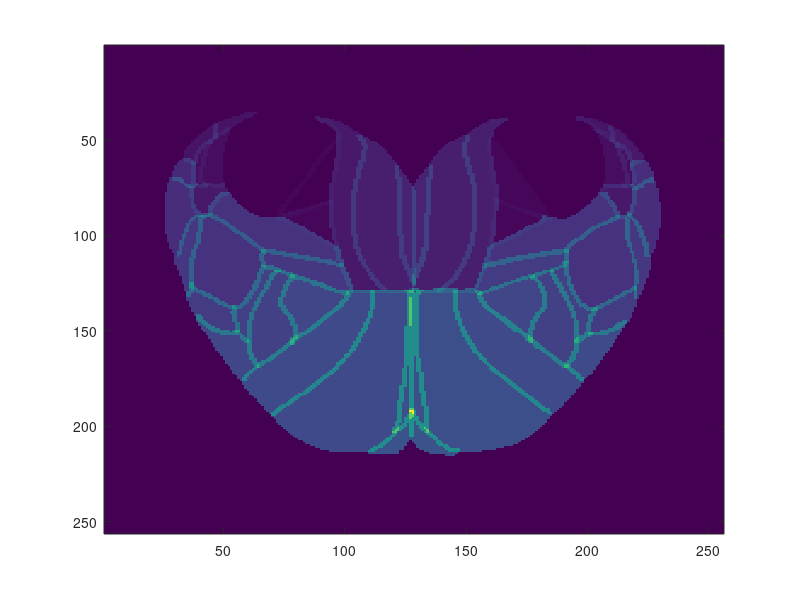

The MATLAB source for this figure: (Note: this script raises an error after producing the figure.)
function [Allparcells, parcels, maskAllen, maskAllenRegion, ROI_list] = getParcellsByLansAllansAtlas
ROI_list=[];
parcellsMat = 'AllenParcels.mat';
% if exist(parcellsMat, 'file')
%     load(parcellsMat,  'Allparcells', 'parcels');
    load('parcells_updated121519.mat', 'parcells_new');
    parcels=parcells_new;
% else
%     load('allregions.mat', 'allregions');
%     [~,TXT] = xlsread('../parcellation/AllenParcellationLan/allanParcellationTiffs/subregion_list.csv');
%     N_parcells = length(TXT)-1;
%     Allparcells = zeros(size(allregions));
%     indicators = zeros([size(allregions) N_parcells]);
%     names = cell(N_parcells, 1);
%     description= cell(N_parcells, 1);
%     files = dir('../AllenParcellationLan/allanParcellationTiffs/*.tif');
%     for n = 1:length(files)
%         a = imread(fullfile(files(n).folder, files(n).name));
%         a = imresize(a, size(allregions));
%         ind = find(strcmpi(TXT(:,1), files(n).name(1:end-4)));
%         indicators(:,:,ind-1) = double(rgb2gray(a)>0);
%         names{ind-1} = TXT{ind,1};
%         description{ind-1} = TXT{ind,2};
%         Allparcells = Allparcells + double(rgb2gray(a)>0)*n;
%     end
%     parcels.names = names;
%     parcels.description = description;
%     parcels.indicators = indicators;
%     save(parcellsMat,  'Allparcells', 'parcels');
% end
Allparcells = parcels.CombinedParcells;

if nargout==0
    figure;imagesc(Allparcells);
    
    placeRoiLabels(parcels);
end
parcels.regionNum = zeros(length(parcels.names),1);
parcels.regionNum(1:16) = 1; % visual
parcels.regionNum(17:22) = 5;% retrosplenial
parcels.regionNum(27:28) = 3; % temporal
parcels.regionNum(29:30) = 4;% auditory
parcels.regionNum(31:32) = 2; % parietal
parcels.regionNum(33:48) = 6; % somatosensory
parcels.regionNum(49:52) = 7; % somatomotor
parcels.regionNum(53:56) = 0; % rest



for k=1:length(parcels.regionNum)
    switch parcels.regionNum(k)
         case 0
            parcels.regionStr{k} = 'rest';
        case 1
            parcels.regionStr{k} = 'Visual';
        case 2
            parcels.regionStr{k} = 'Par';
        case 3
            parcels.regionStr{k} = 'Temp';
        case 4
            parcels.regionStr{k} = 'Aud';
        case 5
            parcels.regionStr{k} = 'RS';
        case 6
            parcels.regionStr{k} = 'S-S';
        case 7
            parcels.regionStr{k} = 'Motor';
    end
end
[~,maskAllen] = getAllenClusteringLabels([], [], parcels);


maskAllenRegion=zeros(256);
for pi=1:56
    maskAllenRegion(maskAllen==pi) = parcels.regionNum(pi);
end
if nargin == 5
nROI=56;
ss=size(maskAllenRegion);
ROI_list=[];
for i=1:nROI
    tempROI.pixel_list=find(parcels.indicators(:,:,i)==1);
    ROImap = parcels.indicators(:,:,i);
    tempROI.boundary_list=find(bwperim(ROImap,4));
    
    
    
    [I1,J1]=ind2sub(ss,tempROI.pixel_list);
    tempROI.centerPos=[mean(I1),mean(J1)];
    
    
    
    tempROI.seedPos=tempROI.centerPos;
    
    
    
    tempROI.name=parcels.names{i};
    
    
    ROImap_fill=imfill(ROImap,'holes');
    
    tempROI.fill_list=find(ROImap_fill);
    
    
    
    tempROI.fmean=0;
    tempROI.fmean_fill=0;
    ROI_list=[ROI_list,tempROI];

end
end

% 
% L=zeros(13+256,256,56);
% 
%     L(1:256,:,:) = parcels.indicators;
% parcels.indicators=L(14:end,1:256,:);
Allparcells = zeros(size(size(parcels.indicators,1)));

for n = 1:size(parcels.indicators,3)   
    Allparcells = Allparcells + double(parcels.indicators(:,:,n))*n;
end
